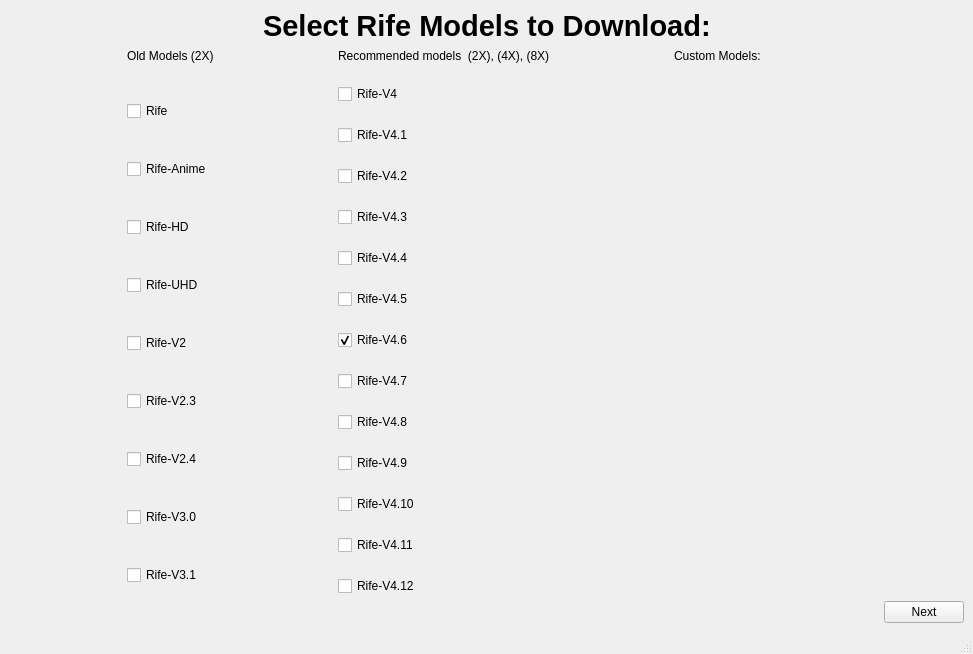
<?xml version="1.0" encoding="UTF-8"?>
<ui version="4.0">
 <class>MainWindow</class>
 <widget class="QMainWindow" name="MainWindow">
  <property name="geometry">
   <rect>
    <x>0</x>
    <y>0</y>
    <width>973</width>
    <height>654</height>
   </rect>
  </property>
  <property name="windowTitle">
   <string>REAL Video Enhancer</string>
  </property>
  <widget class="QWidget" name="centralwidget">
   <layout class="QGridLayout" name="gridLayout_2">
    <item row="0" column="0">
     <layout class="QVBoxLayout" name="verticalLayout_4">
      <item>
       <layout class="QHBoxLayout" name="horizontalLayout_3">
        <item>
         <spacer name="horizontalSpacer_3">
          <property name="orientation">
           <enum>Qt::Horizontal</enum>
          </property>
          <property name="sizeHint" stdset="0">
           <size>
            <width>40</width>
            <height>20</height>
           </size>
          </property>
         </spacer>
        </item>
        <item>
         <widget class="QLabel" name="label">
          <property name="text">
           <string>&lt;html&gt;&lt;head/&gt;&lt;body&gt;&lt;p&gt;&lt;span style=&quot; font-size:22pt; font-weight:700;&quot;&gt;Select Rife Models to Download:&lt;/span&gt;&lt;/p&gt;&lt;/body&gt;&lt;/html&gt;</string>
          </property>
         </widget>
        </item>
        <item>
         <spacer name="horizontalSpacer_4">
          <property name="orientation">
           <enum>Qt::Horizontal</enum>
          </property>
          <property name="sizeHint" stdset="0">
           <size>
            <width>40</width>
            <height>20</height>
           </size>
          </property>
         </spacer>
        </item>
       </layout>
      </item>
      <item>
       <layout class="QVBoxLayout" name="verticalLayout_2">
        <item>
         <layout class="QGridLayout" name="gridLayout">
          <item row="1" column="1">
           <layout class="QVBoxLayout" name="verticalLayout">
            <item>
             <widget class="QCheckBox" name="rife">
              <property name="text">
               <string>Rife </string>
              </property>
             </widget>
            </item>
            <item>
             <widget class="QCheckBox" name="rifeanime">
              <property name="text">
               <string>Rife-Anime </string>
              </property>
             </widget>
            </item>
            <item>
             <widget class="QCheckBox" name="rifehd">
              <property name="text">
               <string>Rife-HD </string>
              </property>
             </widget>
            </item>
            <item>
             <widget class="QCheckBox" name="rifeuhd">
              <property name="text">
               <string>Rife-UHD </string>
              </property>
             </widget>
            </item>
            <item>
             <widget class="QCheckBox" name="rife2">
              <property name="text">
               <string>Rife-V2 </string>
              </property>
             </widget>
            </item>
            <item>
             <widget class="QCheckBox" name="rife23">
              <property name="text">
               <string>Rife-V2.3 </string>
              </property>
             </widget>
            </item>
            <item>
             <widget class="QCheckBox" name="rife24">
              <property name="text">
               <string>Rife-V2.4</string>
              </property>
             </widget>
            </item>
            <item>
             <widget class="QCheckBox" name="rife30">
              <property name="text">
               <string>Rife-V3.0</string>
              </property>
             </widget>
            </item>
            <item>
             <widget class="QCheckBox" name="rife31">
              <property name="text">
               <string>Rife-V3.1</string>
              </property>
             </widget>
            </item>
           </layout>
          </item>
          <item row="0" column="1">
           <widget class="QLabel" name="label_4">
            <property name="text">
             <string>Old Models (2X)</string>
            </property>
           </widget>
          </item>
          <item row="0" column="3">
           <widget class="QLabel" name="label_2">
            <property name="maximumSize">
             <size>
              <width>16777215</width>
              <height>20</height>
             </size>
            </property>
            <property name="text">
             <string>Recommended models  (2X), (4X), (8X)</string>
            </property>
           </widget>
          </item>
          <item row="1" column="3">
           <layout class="QVBoxLayout" name="verticalLayout_6">
            <item>
             <widget class="QCheckBox" name="rife4">
              <property name="text">
               <string>Rife-V4</string>
              </property>
             </widget>
            </item>
            <item>
             <widget class="QCheckBox" name="rife41">
              <property name="text">
               <string>Rife-V4.1</string>
              </property>
             </widget>
            </item>
            <item>
             <widget class="QCheckBox" name="rife42">
              <property name="text">
               <string>Rife-V4.2</string>
              </property>
             </widget>
            </item>
            <item>
             <widget class="QCheckBox" name="rife43">
              <property name="text">
               <string>Rife-V4.3</string>
              </property>
             </widget>
            </item>
            <item>
             <widget class="QCheckBox" name="rife44">
              <property name="text">
               <string>Rife-V4.4</string>
              </property>
             </widget>
            </item>
            <item>
             <widget class="QCheckBox" name="rife45">
              <property name="text">
               <string>Rife-V4.5</string>
              </property>
             </widget>
            </item>
            <item>
             <widget class="QCheckBox" name="rife46">
              <property name="text">
               <string>Rife-V4.6 </string>
              </property>
              <property name="checked">
               <bool>true</bool>
              </property>
             </widget>
            </item>
            <item>
             <widget class="QCheckBox" name="rife47">
              <property name="text">
               <string>Rife-V4.7</string>
              </property>
             </widget>
            </item>
            <item>
             <widget class="QCheckBox" name="rife48">
              <property name="text">
               <string>Rife-V4.8 </string>
              </property>
             </widget>
            </item>
            <item>
             <widget class="QCheckBox" name="rife49">
              <property name="text">
               <string>Rife-V4.9 </string>
              </property>
             </widget>
            </item>
            <item>
             <widget class="QCheckBox" name="rife410">
              <property name="text">
               <string>Rife-V4.10</string>
              </property>
             </widget>
            </item>
            <item>
             <widget class="QCheckBox" name="rife411">
              <property name="text">
               <string>Rife-V4.11</string>
              </property>
             </widget>
            </item>
            <item>
             <widget class="QCheckBox" name="rife412">
              <property name="text">
               <string>Rife-V4.12</string>
              </property>
             </widget>
            </item>
           </layout>
          </item>
          <item row="1" column="0">
           <spacer name="horizontalSpacer">
            <property name="orientation">
             <enum>Qt::Horizontal</enum>
            </property>
            <property name="sizeHint" stdset="0">
             <size>
              <width>40</width>
              <height>20</height>
             </size>
            </property>
           </spacer>
          </item>
          <item row="1" column="4">
           <spacer name="horizontalSpacer_5">
            <property name="orientation">
             <enum>Qt::Horizontal</enum>
            </property>
            <property name="sizeHint" stdset="0">
             <size>
              <width>40</width>
              <height>20</height>
             </size>
            </property>
           </spacer>
          </item>
          <item row="1" column="7">
           <layout class="QVBoxLayout" name="verticalLayout_5">
            <item>
             <spacer name="verticalSpacer">
              <property name="orientation">
               <enum>Qt::Vertical</enum>
              </property>
              <property name="sizeHint" stdset="0">
               <size>
                <width>20</width>
                <height>40</height>
               </size>
              </property>
             </spacer>
            </item>
            <item>
             <widget class="QPushButton" name="next">
              <property name="text">
               <string>Next</string>
              </property>
             </widget>
            </item>
           </layout>
          </item>
          <item row="0" column="5">
           <widget class="QLabel" name="label_3">
            <property name="maximumSize">
             <size>
              <width>16777215</width>
              <height>20</height>
             </size>
            </property>
            <property name="text">
             <string>Custom Models:</string>
            </property>
           </widget>
          </item>
          <item row="1" column="6">
           <spacer name="horizontalSpacer_2">
            <property name="orientation">
             <enum>Qt::Horizontal</enum>
            </property>
            <property name="sizeHint" stdset="0">
             <size>
              <width>40</width>
              <height>20</height>
             </size>
            </property>
           </spacer>
          </item>
          <item row="1" column="2">
           <spacer name="horizontalSpacer_6">
            <property name="orientation">
             <enum>Qt::Horizontal</enum>
            </property>
            <property name="sizeHint" stdset="0">
             <size>
              <width>40</width>
              <height>20</height>
             </size>
            </property>
           </spacer>
          </item>
          <item row="1" column="5">
           <layout class="QVBoxLayout" name="vert_lay">
            <item>
             <layout class="QVBoxLayout" name="custom_models"/>
            </item>
            <item>
             <spacer name="verticalSpacer_4">
              <property name="orientation">
               <enum>Qt::Vertical</enum>
              </property>
              <property name="sizeHint" stdset="0">
               <size>
                <width>20</width>
                <height>40</height>
               </size>
              </property>
             </spacer>
            </item>
           </layout>
          </item>
         </layout>
        </item>
       </layout>
      </item>
     </layout>
    </item>
   </layout>
  </widget>
  <widget class="QStatusBar" name="statusbar"/>
 </widget>
 <resources/>
 <connections/>
</ui>
